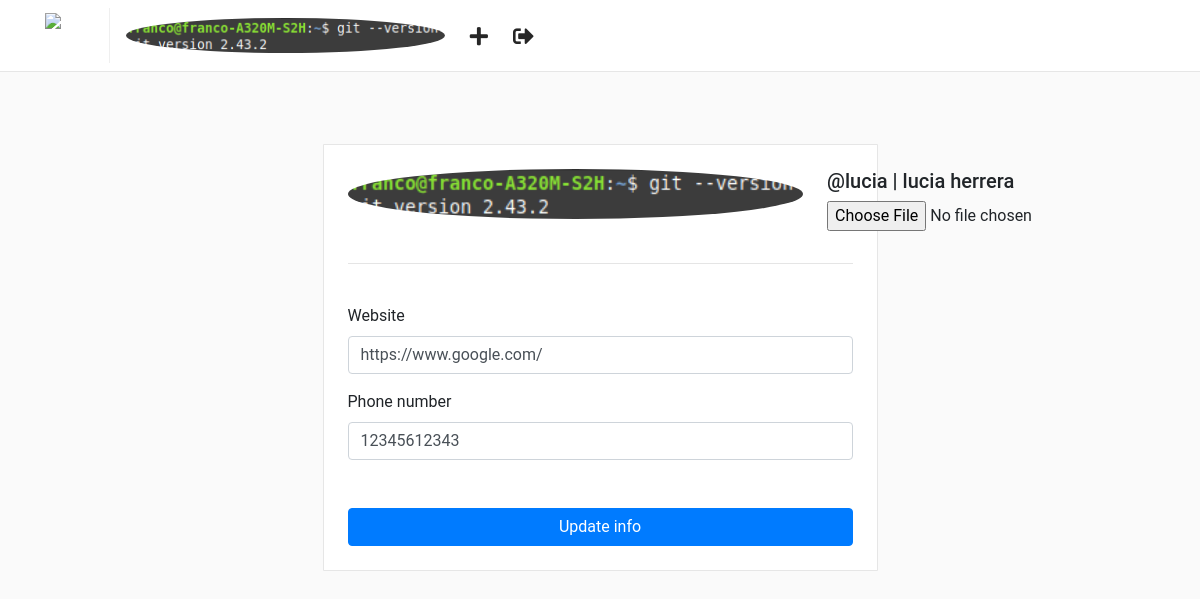
Screenshot of /users/me/profile (signed in) with the database file from the repository.
### users/models.py (models this page shows, shortened)
class Profile(models.Model):
    user = models.OneToOneField(User, on_delete=models.CASCADE)
    website = models.URLField(max_length=200, blank=True)
    phone_number = models.CharField(max_length=20, blank=True)
    picture = models.ImageField(upload_to='users/pictures', blank=True, null=True)
    created = models.DateTimeField(auto_now_add=True)
    modified = models.DateTimeField(auto_now=True)

### users/views.py (the view, shortened to what this page needs)
# urls.py: path('me/profile', views.update_profile, name='update_profile'),
@login_required
def update_profile(request):
    profile = request.user.profile
    return render(
        request,
        template_name='users/update_profile.html',
        context={
            'profile': profile,
            'user': request.user
        }
    )

### templates/users/update_profile.html (shortened to what this page needs)
{% extends "base.html" %}
{% load static %}
{% block container %}
<div class="container">
    <div class="row justify-content-md-center">
        <div class="col-6 p-4" id="profile-box">
            <form action="{% url 'users:update_profile' %}" method="POST" enctype="multipart/form-data">
                <div class="media">
                    {% if profile.picture %}
                        <img src="{{ profile.picture.url }}" class="rounded-circle" height="50" />
                    {% else %}
                        <img src="{% static 'img/default-profile.png' %}" class="rounded-circle" height="50" />
                    {% endif %}
                    <div class="media-body">
                        <h5 class="ml-4">@{{ user.username }} | {{ user.get_full_name }}</h5>
                        <p class="ml-4"><input type="file" name="picture"></p>
                    </div>
                </div>
                <hr><br>
                <div class="form-group">
                    <label>Website</label>
                    <input
                        class="form-control {% if form.website.errors %}is-invalid{% endif %}"
                        type="text"
                        name="website"
                        placeholder="Website"
                        value="{% if form.errors %}{{ form.data.website }}{% else %}{{ profile.website }}{% endif %}"
                    />
                </div>
                <div class="form-group">
                    <label>Phone number</label>
                    <input
                        class="form-control {% if form.phone_number.errors %}is-invalid{% endif %}"
                        type="text"
                        name="phone_number"
                        placeholder="Phone number"
                        value="{{ profile.phone_number }}"
                    />
                </div>
                <button type="submit" class="btn btn-primary btn-block mt-5">Update info</button>
            </form>
        </div>
    </div>
</div>
{% endblock %}

### templates/nav.html
{% load static %}
<nav class="navbar navbar-expand-lg fixed-top" id="main-navbar">
    <div class="container">
        <a class="navbar-brand pr-5" style="border-right: 1px solid #efefef;" href="{% url 'posts:feed' %}">
            <img src="{% static 'img/instagram.png' %}" height="45" class="d-inline-block align-top"/>
        </a>
        <div class="collapse navbar-collapse">
            <ul class="navbar-nav mr-auto">
                <li class="nav-item">
                    <a href="{% url 'users:detail' username=request.user.username %}">
                        {% if request.user.profile.picture %}
                            <img src="{{ request.user.profile.picture.url }}" height="35" class="d-inline-block align-top rounded-circle"/>
                        {% else %}
                            <img src="{% static 'img/default-profile.png' %}" height="35" class="d-inline-block align-top rounded-circle"/>
                        {% endif %}
                    </a>
                </li>
                <li class="nav-item nav-icon">
                    <a href="{% url 'posts:create_post' %}">
                        <i class="fas fa-plus"></i>
                    </a>
                </li>
                <li class="nav-item nav-icon">
                    <a href="{% url 'users:logout' %}">
                        <i class="fas fa-sign-out-alt"></i>
                    </a>
                </li>
            </ul>
        </div>
    </div>
</nav>

### static/css/main.css (style rules this page uses)
html, body { background: #fafafa; height: 100%; width: 100%; font-family: 'Roboto', sans-serif; }
#main-navbar { background: #fff; border-bottom: 1px solid rgba(0,0,0,.0975); }
.nav-icon a { color: #262626; font-size: 1.3em; display: block; margin-top: .2em; margin-left: 1.2em; font-weight: 100; }
#profile-box { background: #fff; border: 1px solid rgba(0,0,0,.0975); border-radius: 1px; margin-top: 6em; }

### rows the page displays
Profile: picture (picture), website "https://www.google.com/", phone_number "12345612343"

### other values shown
{{ user.username }} "lucia"
{{ user.get_full_name }} "lucia herrera"
